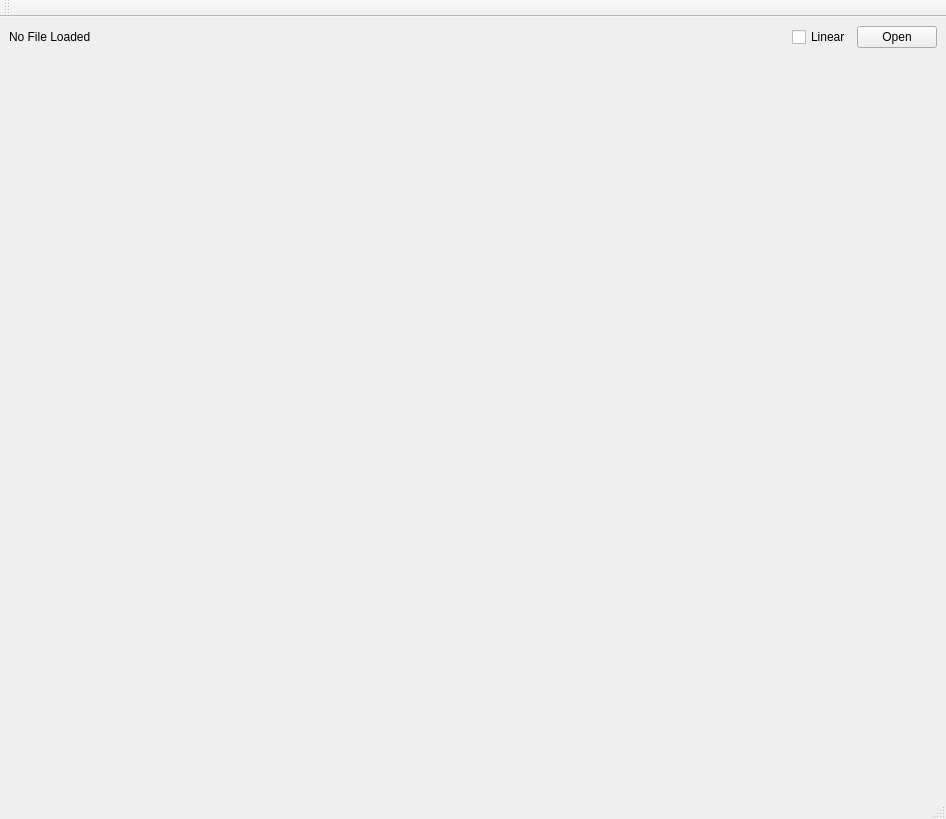
<?xml version="1.0" encoding="UTF-8"?>
<ui version="4.0">
 <class>NWAViewerWindow</class>
 <widget class="QMainWindow" name="NWAViewerWindow">
  <property name="geometry">
   <rect>
    <x>0</x>
    <y>0</y>
    <width>946</width>
    <height>819</height>
   </rect>
  </property>
  <property name="windowTitle">
   <string>Network Analyzer Viewer</string>
  </property>
  <widget class="QWidget" name="centralwidget">
   <property name="sizePolicy">
    <sizepolicy hsizetype="Expanding" vsizetype="Expanding">
     <horstretch>0</horstretch>
     <verstretch>0</verstretch>
    </sizepolicy>
   </property>
   <layout class="QVBoxLayout" name="verticalLayout">
    <item>
     <layout class="QHBoxLayout" name="horizontalLayout">
      <item>
       <widget class="QLabel" name="fileLabel">
        <property name="sizePolicy">
         <sizepolicy hsizetype="Expanding" vsizetype="Preferred">
          <horstretch>0</horstretch>
          <verstretch>0</verstretch>
         </sizepolicy>
        </property>
        <property name="text">
         <string>No File Loaded</string>
        </property>
       </widget>
      </item>
      <item>
       <widget class="QCheckBox" name="linearCheckBox">
        <property name="text">
         <string>Linear</string>
        </property>
       </widget>
      </item>
      <item>
       <widget class="QPushButton" name="fileButton">
        <property name="text">
         <string>Open</string>
        </property>
       </widget>
      </item>
     </layout>
    </item>
    <item>
     <widget class="CurveWidget" name="curvewidget">
      <property name="sizePolicy">
       <sizepolicy hsizetype="Expanding" vsizetype="Expanding">
        <horstretch>0</horstretch>
        <verstretch>0</verstretch>
       </sizepolicy>
      </property>
      <property name="orientation">
       <enum>Qt::Horizontal</enum>
      </property>
     </widget>
    </item>
    <item>
     <widget class="CurveWidget" name="curvewidget2">
      <property name="orientation">
       <enum>Qt::Horizontal</enum>
      </property>
     </widget>
    </item>
   </layout>
  </widget>
  <widget class="QMenuBar" name="menubar">
   <property name="geometry">
    <rect>
     <x>0</x>
     <y>0</y>
     <width>946</width>
     <height>22</height>
    </rect>
   </property>
  </widget>
  <widget class="QStatusBar" name="statusbar"/>
  <widget class="QToolBar" name="toolBar">
   <property name="windowTitle">
    <string>toolBar</string>
   </property>
   <attribute name="toolBarArea">
    <enum>TopToolBarArea</enum>
   </attribute>
   <attribute name="toolBarBreak">
    <bool>false</bool>
   </attribute>
  </widget>
 </widget>
 <customwidgets>
  <customwidget>
   <class>CurveWidget</class>
   <extends>QSplitter</extends>
   <header>guiqwt.plot</header>
  </customwidget>
 </customwidgets>
 <resources/>
 <connections/>
</ui>
